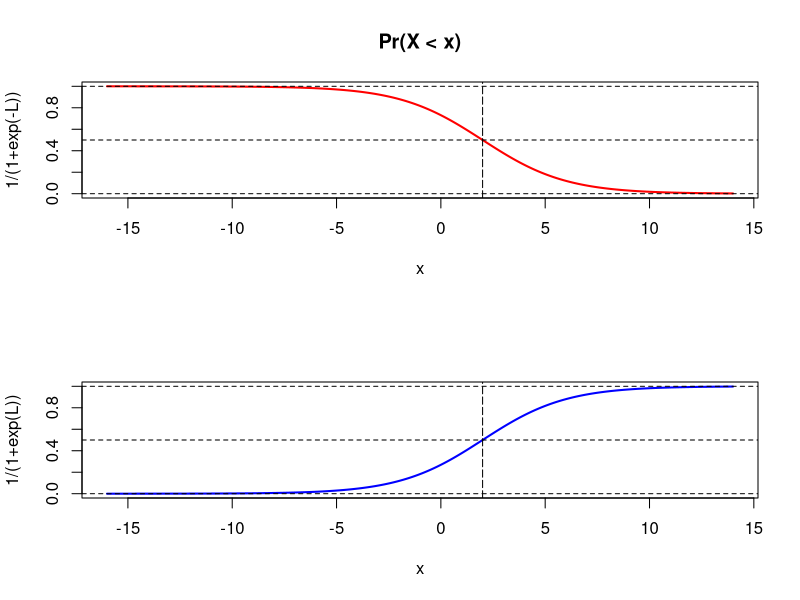

The R script that drew this image:
## linear form in x
b0 <- 1   # Play with different parameters to see their effects on the Probs
b1 <- -0.5

x <- seq((-15-b0),(15-b0),length.out=200)  # Adjusted scale to b0 and b1
L <- b0+b1*x

## Different forms for p and (1-p)
## Probs of first category
L <- b0+b1*x                               # Linear function
p1 <- 1/(1+exp(-L))
p2 <- exp(L)/(1+exp(L))

## Probs of second category
np1 <- 1/(1+exp(L))
np2 <- exp(-L)/(1+exp(-L))

## Turning point of logistic curve 
medX <- -b0/b1

## Plot for different functional forms
layout(matrix(1:2,nrow=2,ncol=1))
plot(x,p1,ylab="1/(1+exp(-L))",ylim=c(0,1),type="l", lwd=2, col="red",main="Pr(X < x)")
abline(h=c(0,0.5,1),lty=2); abline(v=medX,lty=5)


plot(x,np1,ylab="1/(1+exp(L))",ylim=c(0,1),type="l", lwd=2,col="blue")
abline(h=c(0,0.5,1),lty=2); abline(v=medX,lty=5)
layout(matrix(1,nrow=1,ncol=1))
## Check equality of logit against L
all.equal(L,log(p1/np1))
